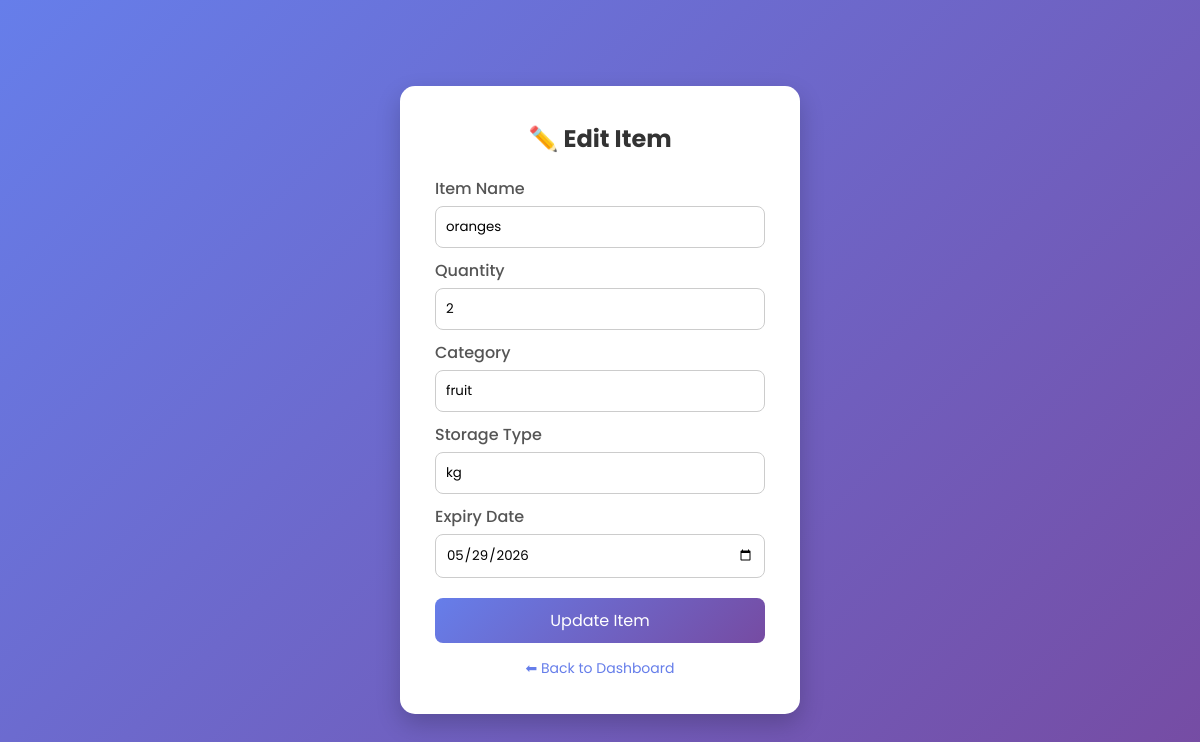
/edit/36 (signed in), run on the app's committed database.
### tables this page shows
CREATE TABLE items (
    id INTEGER PRIMARY KEY AUTOINCREMENT,
    item_name TEXT NOT NULL,
    quantity INTEGER NOT NULL,
    category TEXT NOT NULL,
    storage_type TEXT NOT NULL,
    expiry_date TEXT NOT NULL,
    user_id INTEGER NOT NULL, status TEXT DEFAULT 'pending', risk_score REAL, risk_level TEXT, completed_date TEXT,
    FOREIGN KEY (user_id) REFERENCES users (id)
);

### routes/fridge.py (the view, shortened to what this page needs)
@fridge_bp.route("/edit/<int:item_id>", methods=["GET", "POST"])
def edit_item(item_id):
    conn = get_db_connection()
    item = conn.execute(
        "SELECT * FROM items WHERE id=? AND user_id=?",
        (item_id, session["user_id"])
    ).fetchone()
    conn.close()
    return render_template("edit_item.html", item=item)

### routes/fridge.py (called while the page is built)
def get_db_connection():
    conn = sqlite3.connect(Config.DATABASE)
    conn.row_factory = sqlite3.Row
    return conn

### templates/edit_item.html (shortened to what this page needs)
<!DOCTYPE html>
<html lang="en">
<head>
</head>
<body>
<div class="container">
    <h2>✏️ Edit Item</h2>
    <form method="POST">
        <label>Item Name</label>
        <input type="text" name="item_name" value="{{ item.item_name }}" required>
        <label>Quantity</label>
        <input type="text" name="quantity" value="{{ item.quantity }}" required>
        <label>Category</label>
        <input type="text" name="category" value="{{ item.category }}" required>
        <label>Storage Type</label>
        <input type="text" name="storage_type" value="{{ item.storage_type }}" required>
        <label>Expiry Date</label>
        <input type="date" name="expiry_date" value="{{ item.expiry_date }}" required>
        <button type="submit">Update Item</button>
    </form>
    <a href="{{ url_for('fridge.dashboard') }}" class="back-link">⬅ Back to Dashboard</a>
</div>
</body>
</html>

### templates/edit_item.html (style rules this page uses)
* { margin: 0; padding: 0; box-sizing: border-box; font-family: 'Poppins', sans-serif; }
body { height: 100vh; background: linear-gradient(135deg, #667eea, #764ba2); display: flex; justify-content: center; align-items: center; }
.container { background: #fff; padding: 35px; border-radius: 15px; width: 400px; box-shadow: 0 10px 25px rgba(0,0,0,0.2); animation: fadeIn 0.7s ease-in-out; }
h2 { text-align: center; margin-bottom: 20px; color: #333; }
label { display: block; margin-top: 10px; margin-bottom: 5px; color: #555; font-weight: 500; }
input { width: 100%; padding: 10px; border-radius: 8px; border: 1px solid #ccc; outline: none; transition: 0.3s; }
button { width: 100%; margin-top: 20px; padding: 10px; border: none; border-radius: 8px; background: linear-gradient(135deg, #667eea, #764ba2); color: white; font-size: 16px; cursor: pointer; transition: 0.3s; }
.back-link { display: block; margin-top: 15px; text-align: center; text-decoration: none; color: #667eea; font-size: 14px; }

### data on the page
items: item_name "oranges", quantity "2", category "fruit", storage_type "kg", expiry_date "05/29/2026"
